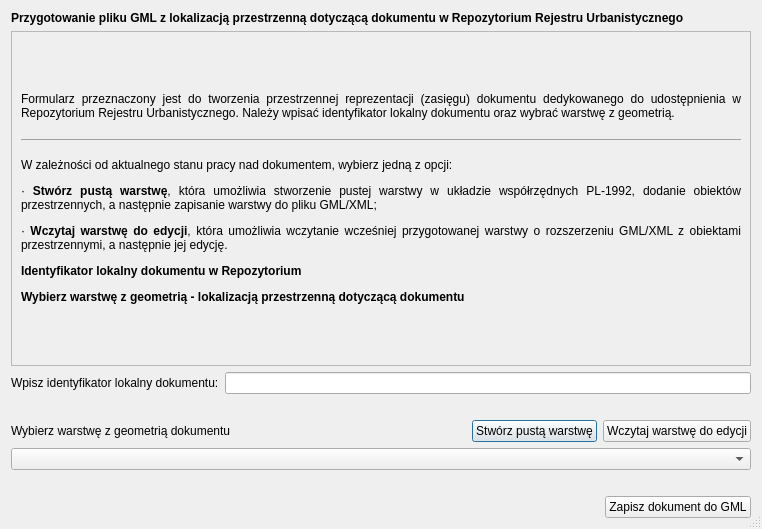
<?xml version="1.0" encoding="UTF-8"?>
<ui version="4.0">
 <class>Dialog</class>
 <widget class="QDialog" name="Dialog">
  <property name="enabled">
   <bool>true</bool>
  </property>
  <property name="geometry">
   <rect>
    <x>0</x>
    <y>0</y>
    <width>762</width>
    <height>529</height>
   </rect>
  </property>
  <property name="windowTitle">
   <string>Dialog</string>
  </property>
  <property name="sizeGripEnabled">
   <bool>true</bool>
  </property>
  <layout class="QGridLayout" name="gridLayout_2">
   <item row="0" column="0">
    <layout class="QVBoxLayout" name="verticalLayout">
     <item>
      <widget class="QLabel" name="title_lbl">
       <property name="font">
        <font>
         <weight>75</weight>
         <bold>true</bold>
        </font>
       </property>
       <property name="text">
        <string>Przygotowanie pliku GML z lokalizacją przestrzenną dotyczącą dokumentu w Repozytorium Rejestru Urbanistycznego</string>
       </property>
       <property name="margin">
        <number>7</number>
       </property>
      </widget>
     </item>
     <item>
      <widget class="QScrollArea" name="instruction_scrollArea">
       <property name="widgetResizable">
        <bool>true</bool>
       </property>
       <widget class="QWidget" name="scrollAreaWidgetContents">
        <property name="geometry">
         <rect>
          <x>0</x>
          <y>0</y>
          <width>740</width>
          <height>316</height>
         </rect>
        </property>
        <layout class="QGridLayout" name="gridLayout">
         <item row="0" column="0">
          <widget class="QLabel" name="instruction_lbl">
           <property name="font">
            <font>
             <stylestrategy>PreferDefault</stylestrategy>
            </font>
           </property>
           <property name="text">
            <string>&lt;html&gt;&lt;head/&gt;&lt;body&gt;&lt;p&gt;Formularz przeznaczony jest do tworzenia przestrzennej reprezentacji (zasięgu) dokumentu dedykowanego do udostępnienia w Repozytorium Rejestru Urbanistycznego. Należy wpisać identyfikator lokalny dokumentu oraz wybrać warstwę z geometrią.&lt;/p&gt;&lt;hr/&gt;&lt;p&gt;W zależności od aktualnego stanu pracy nad dokumentem, wybierz jedną z opcji: &lt;/p&gt;&lt;p&gt;&lt;span style=&quot; font-family:'Symbol';&quot;&gt;·	&lt;/span&gt;&lt;span style=&quot; font-weight:600;&quot;&gt;Stwórz pustą warstwę&lt;/span&gt;, która umożliwia stworzenie pustej warstwy w układzie współrzędnych PL-1992, dodanie obiektów przestrzennych, a następnie zapisanie warstwy do pliku GML/XML; &lt;/p&gt;&lt;p&gt;&lt;span style=&quot; font-family:'Symbol';&quot;&gt;·	&lt;/span&gt;&lt;span style=&quot; font-weight:600;&quot;&gt;Wczytaj warstwę do edycji&lt;/span&gt;, która umożliwia wczytanie wcześniej przygotowanej warstwy o rozszerzeniu GML/XML z obiektami przestrzennymi, a następnie jej edycję. &lt;/p&gt;&lt;p&gt;&lt;span style=&quot; font-weight:600;&quot;&gt;Identyfikator lokalny dokumentu w Repozytorium&lt;/span&gt;&lt;/p&gt;&lt;p&gt;&lt;span style=&quot; font-family:'Aptos','sans-serif'; font-weight:600;&quot;&gt;Wybierz warstwę z geometrią - lokalizacją przestrzenną dotyczącą dokumentu&lt;/span&gt;&lt;/p&gt;&lt;/body&gt;&lt;/html&gt;</string>
           </property>
           <property name="alignment">
            <set>Qt::AlignJustify|Qt::AlignVCenter</set>
           </property>
           <property name="wordWrap">
            <bool>true</bool>
           </property>
           <property name="openExternalLinks">
            <bool>true</bool>
           </property>
          </widget>
         </item>
        </layout>
       </widget>
      </widget>
     </item>
     <item>
      <layout class="QHBoxLayout" name="horizontalLayout_3">
       <item>
        <widget class="QLabel" name="label">
         <property name="text">
          <string>Wpisz identyfikator lokalny dokumentu:</string>
         </property>
        </widget>
       </item>
       <item>
        <widget class="QLineEdit" name="localId"/>
       </item>
      </layout>
     </item>
     <item>
      <widget class="QLabel" name="empty1_lbl">
       <property name="text">
        <string/>
       </property>
      </widget>
     </item>
     <item>
      <layout class="QHBoxLayout" name="horizontalLayout_4">
       <item>
        <widget class="QLabel" name="addAppShp_lbl">
         <property name="text">
          <string>Wybierz warstwę z geometrią dokumentu</string>
         </property>
         <property name="margin">
          <number>0</number>
         </property>
        </widget>
       </item>
       <item>
        <spacer name="horizontalSpacer_2">
         <property name="orientation">
          <enum>Qt::Horizontal</enum>
         </property>
         <property name="sizeHint" stdset="0">
          <size>
           <width>40</width>
           <height>20</height>
          </size>
         </property>
        </spacer>
       </item>
       <item>
        <widget class="QPushButton" name="generateTemporaryLayer_btn">
         <property name="text">
          <string>Stwórz pustą warstwę</string>
         </property>
        </widget>
       </item>
       <item>
        <widget class="QPushButton" name="loadLayerEdit">
         <property name="text">
          <string>Wczytaj warstwę do edycji</string>
         </property>
        </widget>
       </item>
      </layout>
     </item>
     <item>
      <layout class="QHBoxLayout" name="horizontalLayout">
       <item>
        <widget class="QgsMapLayerComboBox" name="layers_comboBox">
         <property name="allowEmptyLayer">
          <bool>false</bool>
         </property>
         <property name="showCrs">
          <bool>true</bool>
         </property>
        </widget>
       </item>
      </layout>
     </item>
     <item>
      <widget class="QLabel" name="empty2_lbl">
       <property name="text">
        <string/>
       </property>
      </widget>
     </item>
     <item>
      <layout class="QHBoxLayout" name="horizontalLayout_2">
       <item>
        <spacer name="horizontalSpacer">
         <property name="orientation">
          <enum>Qt::Horizontal</enum>
         </property>
         <property name="sizeHint" stdset="0">
          <size>
           <width>40</width>
           <height>20</height>
          </size>
         </property>
        </spacer>
       </item>
       <item>
        <widget class="QPushButton" name="saveLayer">
         <property name="text">
          <string>Zapisz dokument do GML</string>
         </property>
        </widget>
       </item>
      </layout>
     </item>
    </layout>
   </item>
  </layout>
 </widget>
 <customwidgets>
  <customwidget>
   <class>QgsMapLayerComboBox</class>
   <extends>QComboBox</extends>
   <header>qgsmaplayercombobox.h</header>
  </customwidget>
 </customwidgets>
 <resources/>
 <connections/>
</ui>
